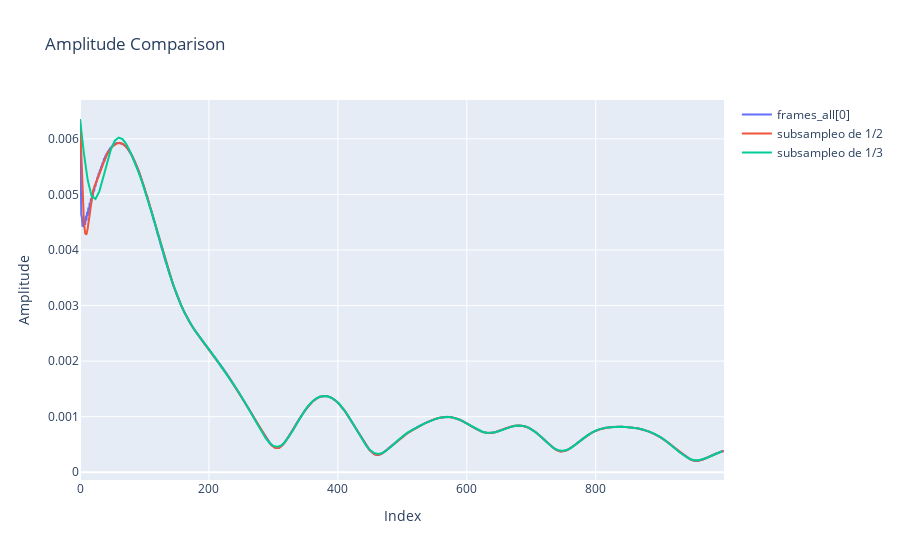

Write notebook code for a chart like this one.
### Code cell
fig = go.Figure()

# Add trace for frames_all[0]
fig.add_trace(go.Scatter(x=frames_all[0].index[:1000], y=frames_all[0]['Amplitude'][:1000],
                         mode='lines', name='frames_all[0]'))

# Add trace for filtered_df
fig.add_trace(go.Scatter(x=filtered2_df.index[:500], y=filtered2_df['Amplitude'][:500],
                         mode='lines', name='subsampleo de 1/2'))

# Add trace for filtered_df
fig.add_trace(go.Scatter(x=filtered3_df.index[:167], y=filtered3_df['Amplitude'][:167],
                         mode='lines', name='subsampleo de 1/3'))

# Update layout
fig.update_layout(title='Amplitude Comparison',
                  xaxis_title='Index',
                  yaxis_title='Amplitude')

# Show the figure
fig.show()

### Figure 1 — Plotly figure (JSON) as saved in the notebook; plotly's stock layout.template omitted (floating-point values rounded to 4 significant figures; data arrays with more than 128 entries replaced by an {"elided": "..."} marker saying what was removed)
{"data": [{"mode": "lines", "name": "frames_all[0]", "type": "scatter", "x": {"elided": "1000 int values"}, "y": {"elided": "1000 float values"}}, {"mode": "lines", "name": "subsampleo de 1/2", "type": "scatter", "x": {"elided": "500 int values"}, "y": {"elided": "500 float values"}}, {"mode": "lines", "name": "subsampleo de 1/3", "type": "scatter", "x": {"elided": "167 int values"}, "y": {"elided": "167 float values"}}], "layout": {"title": {"text": "Amplitude Comparison"}, "xaxis": {"title": {"text": "Index"}}, "yaxis": {"title": {"text": "Amplitude"}}}}
